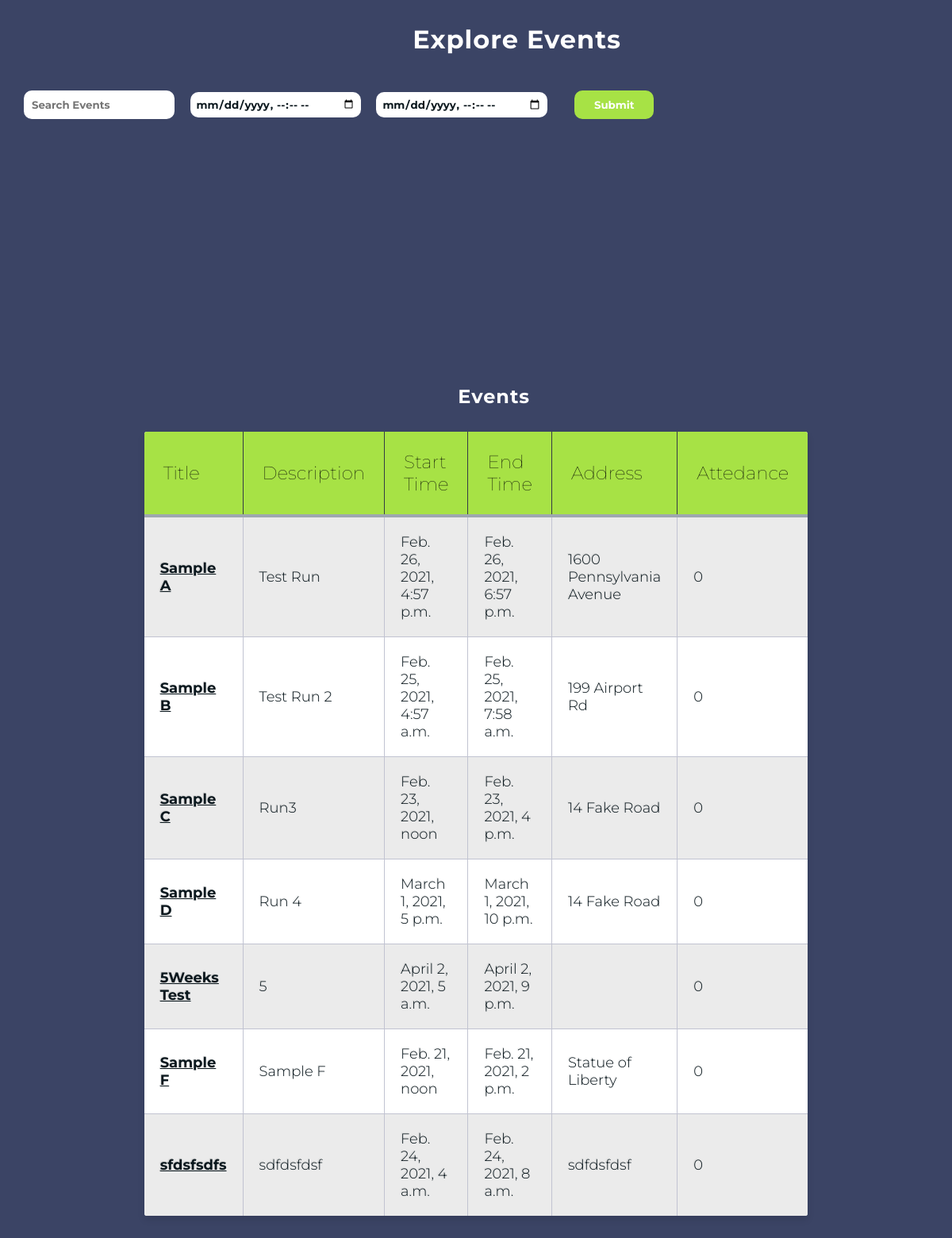
The page /explore/ on the database as committed earlier.
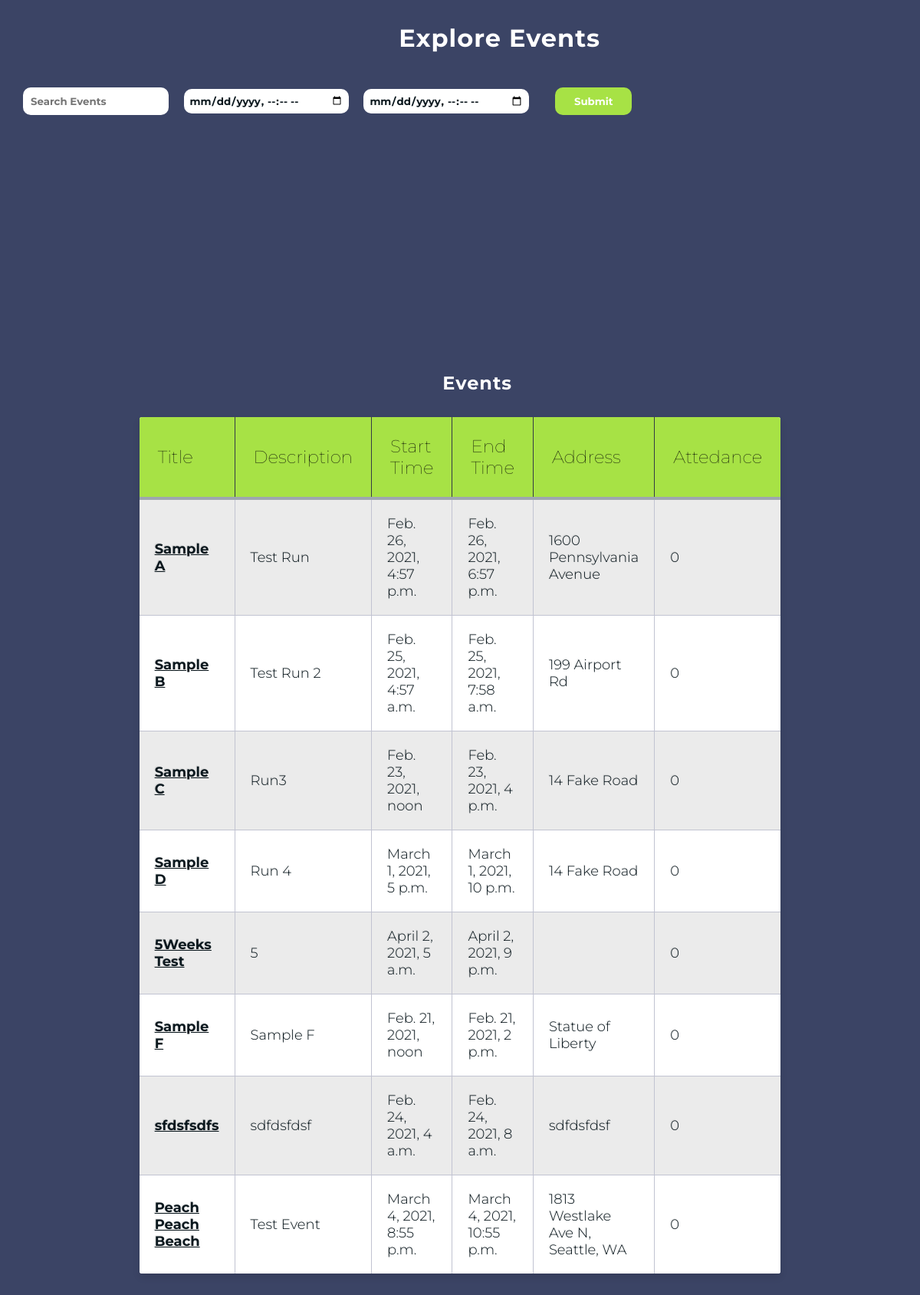
The same page on the database as committed later.
### planner/models.py (models this page shows)
class Event(models.Model):
    created_by = models.ForeignKey(
        User, related_name='created_event', on_delete=models.CASCADE)
    title = models.CharField(max_length=255)
    desc = models.CharField(max_length=255)
    start_time = models.DateTimeField()
    end_time = models.DateTimeField()
    address = models.CharField(max_length=255, null=True)
    public = models.BooleanField(default=False)
    invitees = models.ManyToManyField(User,
        related_name='invited_to') # Indentation change. /ew
    objects = EventManager()

### explore/views.py (the view)
# urls.py: path('', views.all),
def all(request):
    if request.method == 'POST':
        title_events = Event.objects.filter(
            title__icontains=request.POST['event_search'], public=True)
        desc_events = Event.objects.filter(
            desc__icontains=request.POST['event_search'], public=True)
        try:
            start_events = Event.objects.filter(
                start_time__gt=request.POST['start_time'], public=True)
            end_events = Event.objects.filter(
                end_time__lt=request.POST['end_time'], public=True)
            time_events = start_events.intersection(end_events)
            events = title_events.intersection(desc_events, time_events)
        except:
            events = title_events.union(desc_events)
    else:
        events = Event.objects.filter(public=True)
    attendance = {}
    for e in events:
        attendance[str(e.id)] = len(e.invitees.all())
    context = {
        'geo': load_geo_all(),
        'events': events,
        'attendance': attendance
    }
    return render(request, 'explore.html', context)

### explore/utils.py (called while the page is built)
def load_geo_all():
    events = Event.objects.all()
    y = []
    for i in events:
        if i.public:
            if Tools.geocode(i.address) != None:
                point = {
                    "type": "Feature",
                    "properties": {
                        "name": i.title,
                        "desc": i.desc,
                        'link': '/details/'+str(i.id),
                    },
                    "geometry": {
                        "type": "Point",
                        "coordinates": Tools.geocode(i.address)
                    }
                }
                y.append(point)
    return y

### planner/utils.py (called while the page is built)
    def geocode(x):
        try:
            y = r.get('https://api.mapbox.com/geocoding/v5/mapbox.places/' + x +
                      '.json?access_token=pk.eyJ1IjoibmhleWxhbmQiLCJhIjoiY2toZHI4ZWNqMDgwaTMwczFuNnpvcGFuMiJ9.4LH3G0a18_HQY8t55W83lg').json()
            return y['features'][0]['center']
        except:
            return None

### explore/templates/explore.html (shortened to what this page needs)
<!DOCTYPE html>
<html>
<head>
  {%load static%}
  <link rel="stylesheet" href="{% static 'css/explore.css' %}" />
  <link href="https://api.mapbox.com/mapbox-gl-js/v2.1.1/mapbox-gl.css" rel="stylesheet" />
  <link rel="stylesheet" href="https://use.fontawesome.com/releases/v5.15.2/css/all.css">
</head>
<body>
  <h1 class="section-title">Explore Events</h1>
  <div class="form">
    <form action="/explore/search_events/" method="POST">
      <input type="text" placeholder="Search Events" name="event_search" class="search"/>
      <input type="datetime-local" id="start" placeholder="YYYY-MM-DD HH:MM" name="start_time" />
      <input type="datetime-local" id="end" placeholder="YYYY-MM-DD HH:MM" name="end_time" />
      <input type="submit" class="explore-button">
  </div>
  <div class="map">
    <div id="map" style="height: 300px; width: 100%;"></div>
  </div>
  <div class="table-title">
    <h3>Events</h3>
  </div>
  <div>
    <table class="table-fill">
      <thead>
        <tr>
          <th class="text-left">Title</th>
          <th class="text-left">Description</th>
          <th class="text-left">Start Time</th>
          <th class="text-left">End Time</th>
          <th class="text-left">Address</th>
          <th class="text-left">Attedance</th>
        </tr>
      </thead>
      <tbody class="table-hover">
        {% for e in events%}
        <tr>
          <td class="text-left"><a href="/details/{{e.id}}">{{e.title}}</a></td>
          <td class="text-left">{{e.desc}}</td>
          <td class="text-left">{{e.start_time}}</td>
          <td class="text-left">{{e.end_time}}</td>
          <td class="text-left">{{e.address}}</td>
          <td class="text-left">{{e.invitees|length}}</td>
        </tr>
        {% endfor %}
      </tbody>
    </table>
  </div>
</body>
</html>

Rows that differ between the two databases and show on the page:
added Event: title "Peach Peach Beach", desc "Test Event", start_time "March 4, 2021, 8:55 p.m.", end_time "March 4, 2021, 10:55 p.m.", address "1813 Westlake Ave N, Seattle, WA", invitees|length "0"
